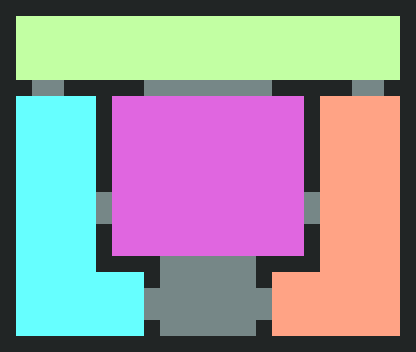

A 2D game scene composited from a Tiled map and its tileset images. What follows is a short description and the map's XML, with every tile layer's data as written:
An orthogonal 26x22 tile map with 16x16 px tiles, 1 tile layer (ground) and 33 objects (18x COLLISIONBOX, 14x AREA, SPAWNPOINT).

<map version="1.0" tiledversion="1.1.5" orientation="orthogonal" renderorder="right-down" width="26" height="22" tilewidth="16" tileheight="16" nextobjectid="1" name="test">
 <tileset firstgid="1" source="test-tileset.tsx" />
 <layer name="ground" width="26" height="22">
  <properties>
   <property name="layerOrder" value="0" />
  </properties>
  <data encoding="csv">
1,1,1,1,1,1,1,1,1,1,1,1,1,1,1,1,1,1,1,1,1,1,1,1,1,1,
1,4,4,4,4,4,4,4,4,4,4,4,4,4,4,4,4,4,4,4,4,4,4,4,4,1,
1,4,4,4,4,4,4,4,4,4,4,4,4,4,4,4,4,4,4,4,4,4,4,4,4,1,
1,4,4,4,4,4,4,4,4,4,4,4,4,4,4,4,4,4,4,4,4,4,4,4,4,1,
1,4,4,4,4,4,4,4,4,4,4,4,4,4,4,4,4,4,4,4,4,4,4,4,4,1,
1,1,6,6,1,1,1,1,1,6,6,6,6,6,6,6,6,1,1,1,1,1,6,6,1,1,
1,3,3,3,3,3,2684354561,2,2,2,2,2,2,2,2,2,2,2,2,2684354561,5,5,5,5,5,1,
1,3,3,3,3,3,2684354561,2,2,2,2,2,2,2,2,2,2,2,2,2684354561,5,5,5,5,5,1,
1,3,3,3,3,3,2684354561,2,2,2,2,2,2,2,2,2,2,2,2,2684354561,5,5,5,5,5,1,
1,3,3,3,3,3,2684354561,2,2,2,2,2,2,2,2,2,2,2,2,2684354561,5,5,5,5,5,1,
1,3,3,3,3,3,2684354561,2,2,2,2,2,2,2,2,2,2,2,2,2684354561,5,5,5,5,5,1,
1,3,3,3,3,3,2684354561,2,2,2,2,2,2,2,2,2,2,2,2,2684354561,5,5,5,5,5,1,
1,3,3,3,3,3,6,2,2,2,2,2,2,2,2,2,2,2,2,6,5,5,5,5,5,1,
1,3,3,3,3,3,6,2,2,2,2,2,2,2,2,2,2,2,2,6,5,5,5,5,5,1,
1,3,3,3,3,3,1,2,2,2,2,2,2,2,2,2,2,2,2,1,5,5,5,5,5,1,
1,3,3,3,3,3,1,2,2,2,2,2,2,2,2,2,2,2,2,1,5,5,5,5,5,1,
1,3,3,3,3,3,2684354561,1,1,1,6,6,6,6,6,6,1,1,1,2684354561,5,5,5,5,5,1,
1,3,3,3,3,3,3,3,3,1,6,6,6,6,6,6,1,5,5,5,5,5,5,5,5,1,
1,3,3,3,3,3,3,3,3,6,6,6,6,6,6,6,6,5,5,5,5,5,5,5,5,1,
1,3,3,3,3,3,3,3,3,6,6,6,6,6,6,6,6,5,5,5,5,5,5,5,5,1,
1,3,3,3,3,3,3,3,3,1,6,6,6,6,6,6,1,5,5,5,5,5,5,5,5,1,
1,1,1,1,1,1,1,1,1,1,1,1,1,1,1,1,1,1,1,1,1,1,1,1,1,1
</data>
 </layer>
 <objectgroup name="areas">
  <properties>
   <property name="layerOrder" value="1" />
  </properties>
  <object id="67" type="AREA" x="160" y="256" width="96" height="80">
   <properties>
    <property name="tags" value="area_entry" />
   </properties>
  </object>
  <object id="75" type="AREA" x="112" y="96" width="192" height="160">
   <properties>
    <property name="tags" value="area_dance" />
   </properties>
   <polyline points="" />
  </object>
  <object id="102" type="AREA" x="16" y="16" width="384" height="64">
   <properties>
    <property name="tags" value="area_chill" />
   </properties>
   <polyline points="" />
  </object>
  <object id="118" type="AREA" x="16" y="96" width="80" height="240">
   <properties>
    <property name="tags" value="area_drink" />
   </properties>
   <polyline points="" />
  </object>
  <object id="132" type="AREA" x="96" y="272" width="48" height="64">
   <properties>
    <property name="tags" value="area_drink" />
   </properties>
   <polyline points="" />
  </object>
  <object id="142" type="AREA" x="272" y="272" width="48" height="64">
   <properties>
    <property name="tags" value="area_food" />
   </properties>
   <polyline points="" />
  </object>
  <object id="152" type="AREA" x="320" y="96" width="80" height="240">
   <properties>
    <property name="tags" value="area_food" />
   </properties>
   <polyline points="" />
  </object>
  <object id="163" name="party-spawn" type="SPAWNPOINT" x="192" y="288" width="32" height="32">
   <properties>
    <property name="spawnDirection" value="UNDEFINED" />
    <property name="spawnType" value="" />
    <property name="tags" value="entry" />
   </properties>
  </object>
  <object id="165" type="COLLISIONBOX" x="0" y="0" width="416" height="16">
   <polyline />
  </object>
  <object id="171" type="COLLISIONBOX" x="0" y="336" width="416" height="16">
   <polyline />
  </object>
  <object id="174" type="COLLISIONBOX" x="0" y="16" width="16" height="320">
   <polyline />
  </object>
  <object id="188" type="COLLISIONBOX" x="400" y="16" width="16" height="320">
   <polyline />
  </object>
  <object id="200" type="AREA" x="304" y="192" width="16" height="32">
   <properties>
    <property name="tags" type="tags" value="area_food,transition" />
   </properties>
   <polyline />
  </object>
  <object id="204" type="AREA" x="144" y="288" width="16" height="32">
   <properties>
    <property name="tags" type="tags" value="area_entry" />
   </properties>
   <polyline />
  </object>
  <object id="210" name="" type="AREA" x="96" y="192" width="16" height="32">
   <properties>
    <property name="tags" type="tags" value="area_drink,transition" />
   </properties>
   <polyline />
  </object>
  <object id="214" type="AREA" x="144" y="80" width="128" height="16">
   <properties>
    <property name="tags" type="tags" value="area_chill,transition" />
   </properties>
   <polyline />
  </object>
  <object id="224" type="AREA" x="352" y="80" width="32" height="16">
   <properties>
    <property name="tags" type="tags" value="area_food,transition" />
   </properties>
   <polyline />
  </object>
  <object id="232" type="AREA" x="32" y="80" width="32" height="16">
   <properties>
    <property name="tags" type="tags" value="area_drink,transition" />
   </properties>
   <polyline />
  </object>
  <object id="240" type="AREA" x="256" y="288" width="16" height="32">
   <properties>
    <property name="tags" type="tags" value="area_entry" />
   </properties>
   <polyline />
  </object>
 </objectgroup>
 <objectgroup name="collision">
  <properties>
   <property name="layerOrder" value="2" />
  </properties>
  <object id="1" type="COLLISIONBOX" x="16" y="80" width="16" height="16" />
  <object id="3" type="COLLISIONBOX" x="64" y="80" width="80" height="16">
   <polyline points="" />
  </object>
  <object id="9" type="COLLISIONBOX" x="272" y="80" width="80" height="16">
   <polyline points="" />
  </object>
  <object id="12" type="COLLISIONBOX" x="384" y="80" width="16" height="16">
   <polyline points="" />
  </object>
  <object id="19" type="COLLISIONBOX" x="304" y="96" width="16" height="96">
   <polyline points="" />
  </object>
  <object id="27" type="COLLISIONBOX" x="96" y="96" width="16" height="96">
   <polyline points="" />
  </object>
  <object id="30" type="COLLISIONBOX" x="96" y="224" width="16" height="48">
   <polyline points="" />
  </object>
  <object id="36" type="COLLISIONBOX" x="304" y="224" width="16" height="48">
   <polyline points="" />
  </object>
  <object id="39" type="COLLISIONBOX" x="256" y="256" width="48" height="16">
   <polyline points="" />
  </object>
  <object id="49" type="COLLISIONBOX" x="112" y="256" width="48" height="16">
   <polyline points="" />
  </object>
  <object id="52" type="COLLISIONBOX" x="144" y="272" width="16" height="16">
   <polyline points="" />
  </object>
  <object id="58" type="COLLISIONBOX" x="256" y="272" width="16" height="16">
   <polyline points="" />
  </object>
  <object id="61" type="COLLISIONBOX" x="256" y="320" width="16" height="16">
   <polyline points="" />
  </object>
  <object id="64" type="COLLISIONBOX" x="144" y="320" width="16" height="16">
   <polyline points="" />
  </object>
 </objectgroup>
 <objectgroup name="default">
  <properties>
   <property name="layerOrder" value="3" />
  </properties>
 </objectgroup>
</map>
